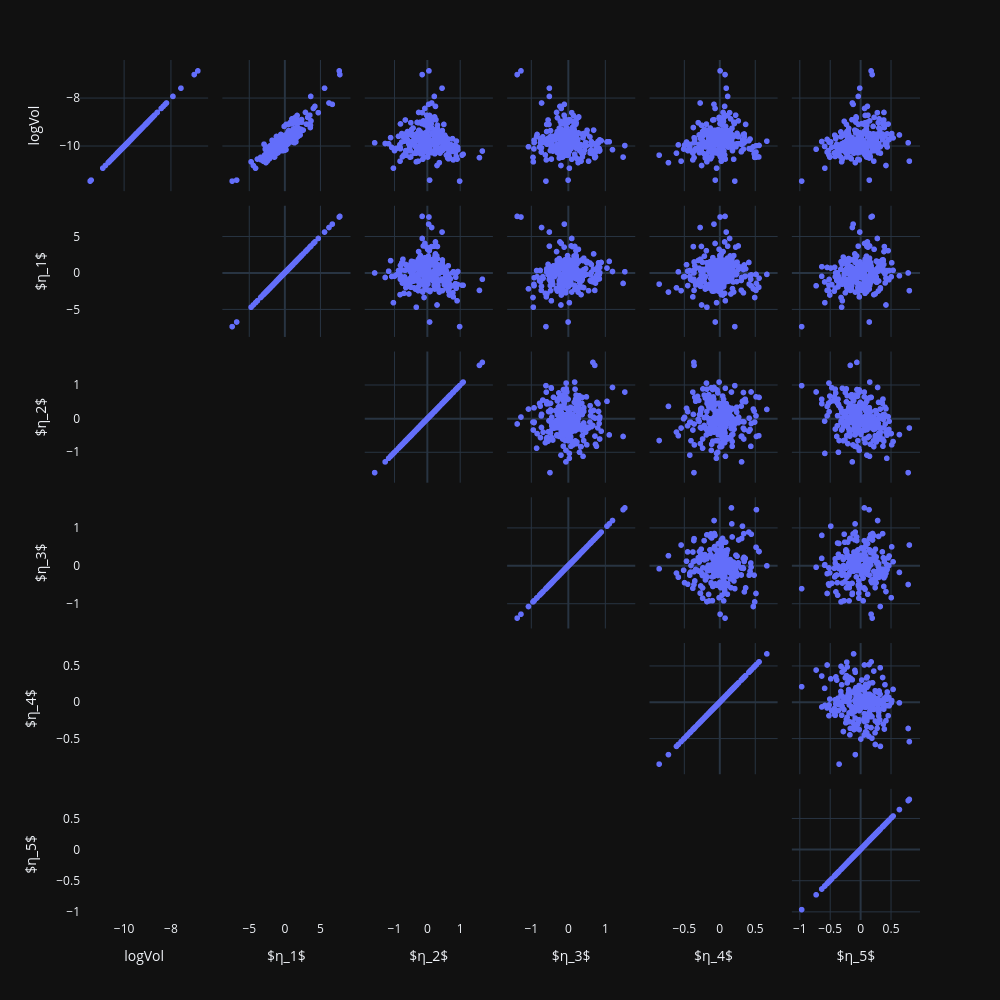

Notebook code for this chart:
### Code cell
# df_vol_scores = pd.DataFrame(
#                         {
#                         "log_vol": log_vol.values,
#                         "scores":  n1_scores.values
#                         }, index=log_vol.index,
#                         )
df_vol_scores.corr(method="pearson")
fig = px.scatter_matrix(
    df_vol_scores,
    width=1000,
    height=1000
    )
fig.update_traces(showlowerhalf=False)
fig.show()

### Figure 1 — Plotly figure (JSON) as saved in the notebook; plotly's stock layout.template omitted (floating-point values rounded to 4 significant figures; data arrays with more than 128 entries replaced by an {"elided": "..."} marker saying what was removed)
{"data": [{"dimensions": [{"axis": {"matches": true}, "label": "logVol", "values": {"elided": "247 float values"}}, {"axis": {"matches": true}, "label": "$η_1$", "values": {"elided": "247 float values"}}, {"axis": {"matches": true}, "label": "$η_2$", "values": {"elided": "247 float values"}}, {"axis": {"matches": true}, "label": "$η_3$", "values": {"elided": "247 float values"}}, {"axis": {"matches": true}, "label": "$η_4$", "values": {"elided": "247 float values"}}, {"axis": {"matches": true}, "label": "$η_5$", "values": {"elided": "247 float values"}}], "hovertemplate": "%{xaxis.title.text}=%{x}<br>%{yaxis.title.text}=%{y}<extra></extra>", "legendgroup": "", "marker": {"color": "#636efa", "symbol": "circle"}, "name": "", "showlegend": false, "showlowerhalf": false, "type": "splom"}], "layout": {"dragmode": "select", "height": 1000, "legend": {"tracegroupgap": 0}, "margin": {"t": 60}, "width": 1000}}
